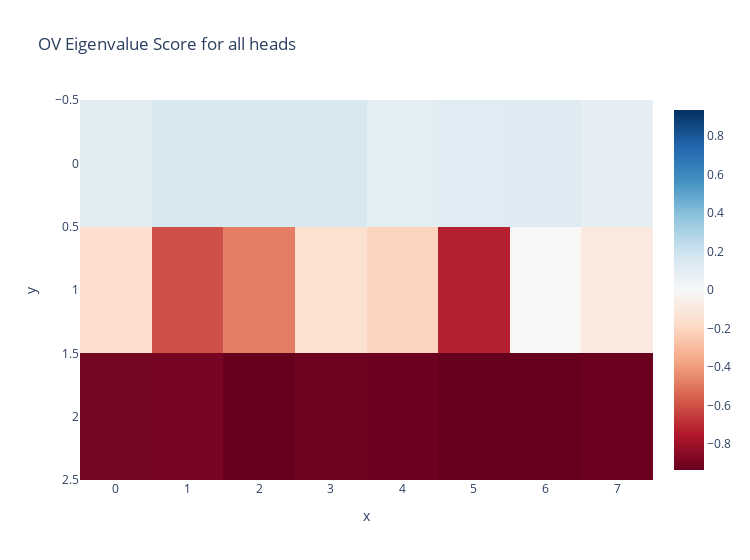

This figure's notebook cell:
### Markdown cell above
# Eigenvalue Score Calculation

Now, we are going to find the eigenvalue scores of the QK and OV matrices. This is defined as $\frac{\sum \lambda_i}{\sum |\lambda_i|}$

### Code cell
# plot.imshow(
#     hooked_model.OV.AB[1, 2],
#     x=np.arange(cfg.d_model),
#     y=np.arange(cfg.d_model),
#     title="OV Circuit Matrix for Layer 1 and Head 2",
#     xaxis = "x",
#     yaxis = "y",
#     width=750
# )

copying_score_ov = t.empty((cfg.n_layers, cfg.n_heads))

for layer in range(cfg.n_layers):
    for head in range(cfg.n_heads):
        eigenvals, eigenvecs = t.linalg.eig(hooked_model.OV.AB[layer, head])
        copying_score_ov[layer, head] = sum(eigenvals) / sum(t.abs(eigenvals))

plot.imshow(
    copying_score_ov,
    x=np.arange(cfg.n_heads),
    y=np.arange(cfg.n_layers),
    title="OV Eigenvalue Score for all heads",
    xaxis = "x",
    yaxis = "y",
    width=750
)



matrix = hooked_model.OV.AB[1, 2]

eigenvals, eigenvecs = t.linalg.eig(matrix)

print('hi')
print(sum(eigenvals)/sum(t.abs(eigenvals)))

print(sum(eigenvals)/t.norm(eigenvals,p=1))

### Figure 1 — Plotly figure (JSON) as saved in the notebook; plotly's stock layout.template omitted (floating-point values rounded to 4 significant figures)
{"data": [{"coloraxis": "coloraxis", "hovertemplate": "x: %{x}<br>y: %{y}<br>color: %{z}<extra></extra>", "name": "0", "type": "heatmap", "x": [0, 1, 2, 3, 4, 5, 6, 7], "xaxis": "x", "y": [0, 1, 2], "yaxis": "y", "z": [[0.1021, 0.1592, 0.1542, 0.1545, 0.09811, 0.117, 0.1207, 0.09382], [-0.1614, -0.6011, -0.4784, -0.1538, -0.2118, -0.7255, -0.002627, -0.09247], [-0.8981, -0.8929, -0.9346, -0.9142, -0.9214, -0.9341, -0.9336, -0.9298]]}], "layout": {"coloraxis": {"cmid": 0, "colorscale": [[0, "rgb(103,0,31)"], [0.1, "rgb(178,24,43)"], [0.2, "rgb(214,96,77)"], [0.3, "rgb(244,165,130)"], [0.4, "rgb(253,219,199)"], [0.5, "rgb(247,247,247)"], [0.6, "rgb(209,229,240)"], [0.7, "rgb(146,197,222)"], [0.8, "rgb(67,147,195)"], [0.9, "rgb(33,102,172)"], [1, "rgb(5,48,97)"]]}, "title": {"text": "OV Eigenvalue Score for all heads"}, "width": 750, "xaxis": {"anchor": "y", "domain": [0, 1], "title": {"text": "x"}}, "yaxis": {"anchor": "x", "autorange": "reversed", "domain": [0, 1], "title": {"text": "y"}}}}
